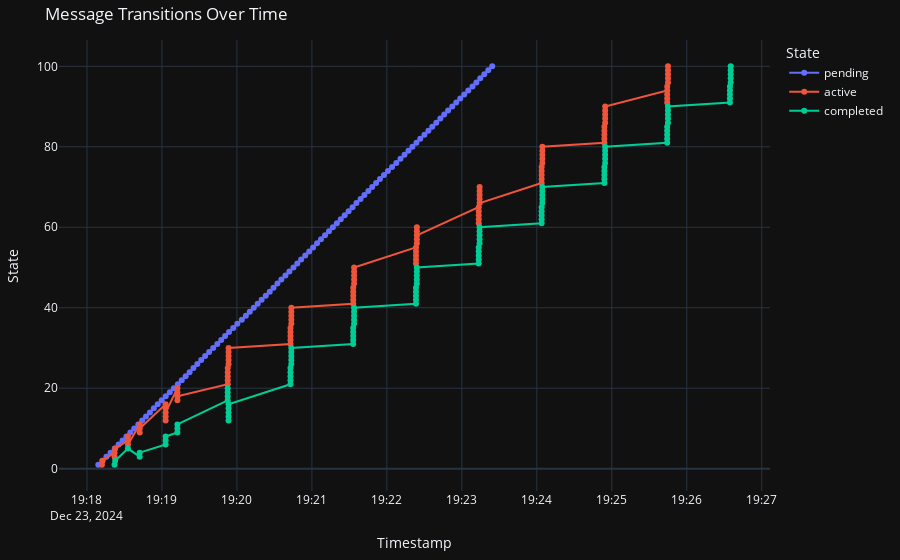
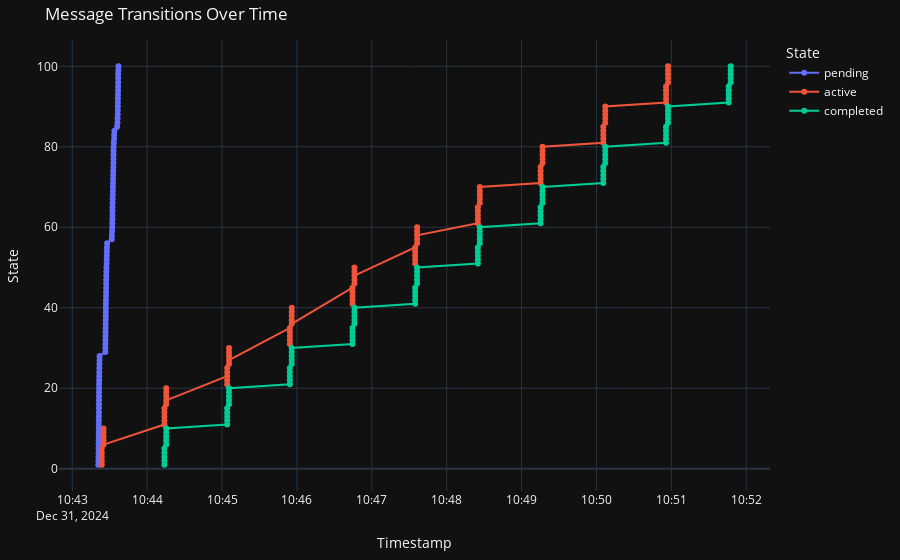

Notebook code for these charts, in order:
### Code cell
analyze_message_flow(logs100)
analyze_message_flow(logs100_fast)
